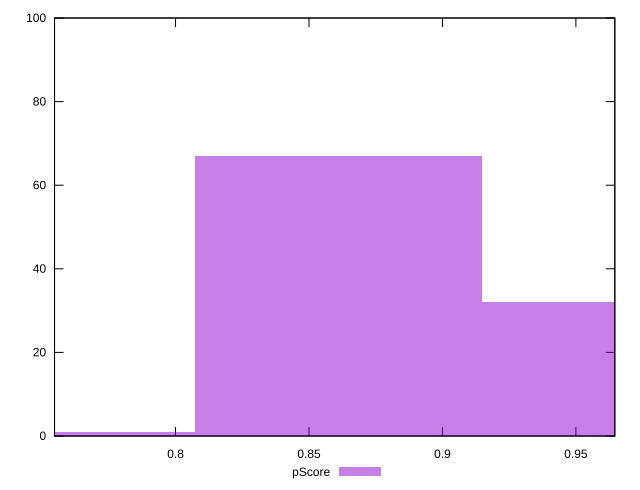

gnuplot code for this plot:
reset

$pScore <<EOF
0.7535050901139052 1
0.9687922587178782 32
0.8611486744158917 67
EOF

set key outside below
set boxwidth 0.10764358430198646
set xrange [0.7546593985790238:0.9645907444182893]
set yrange [0:100]
set trange [0:100]
set style fill transparent solid 0.5 noborder
set terminal svg size 640, 490 enhanced background rgb 'white'
set output "report_00017_2021-02-10T15-08-03.406Z/interactive/samples/pages+cached+noadtech+nomedia+nocss/pScore/histogram.svg"

plot $pScore title "pScore" with boxes

reset
